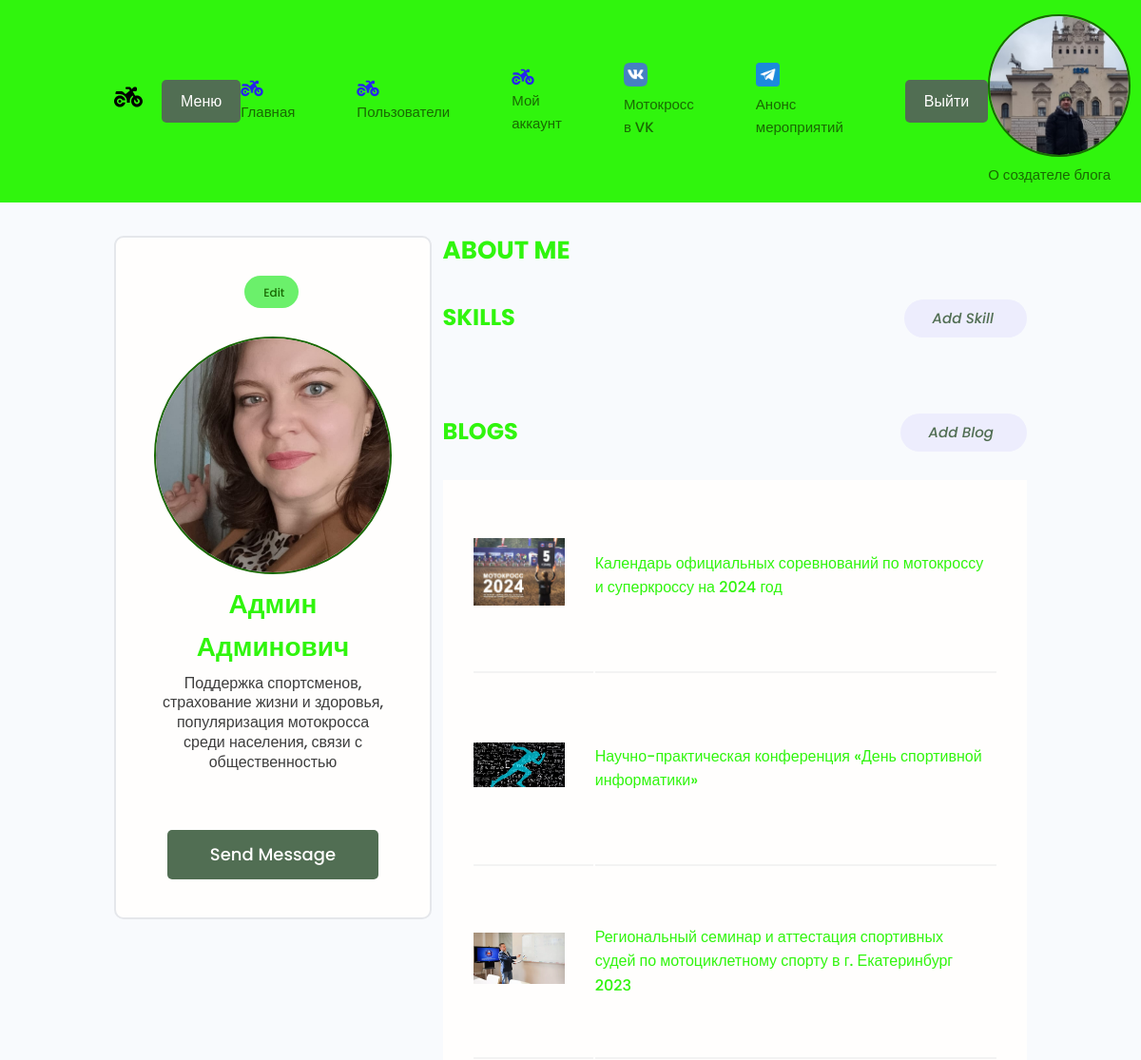
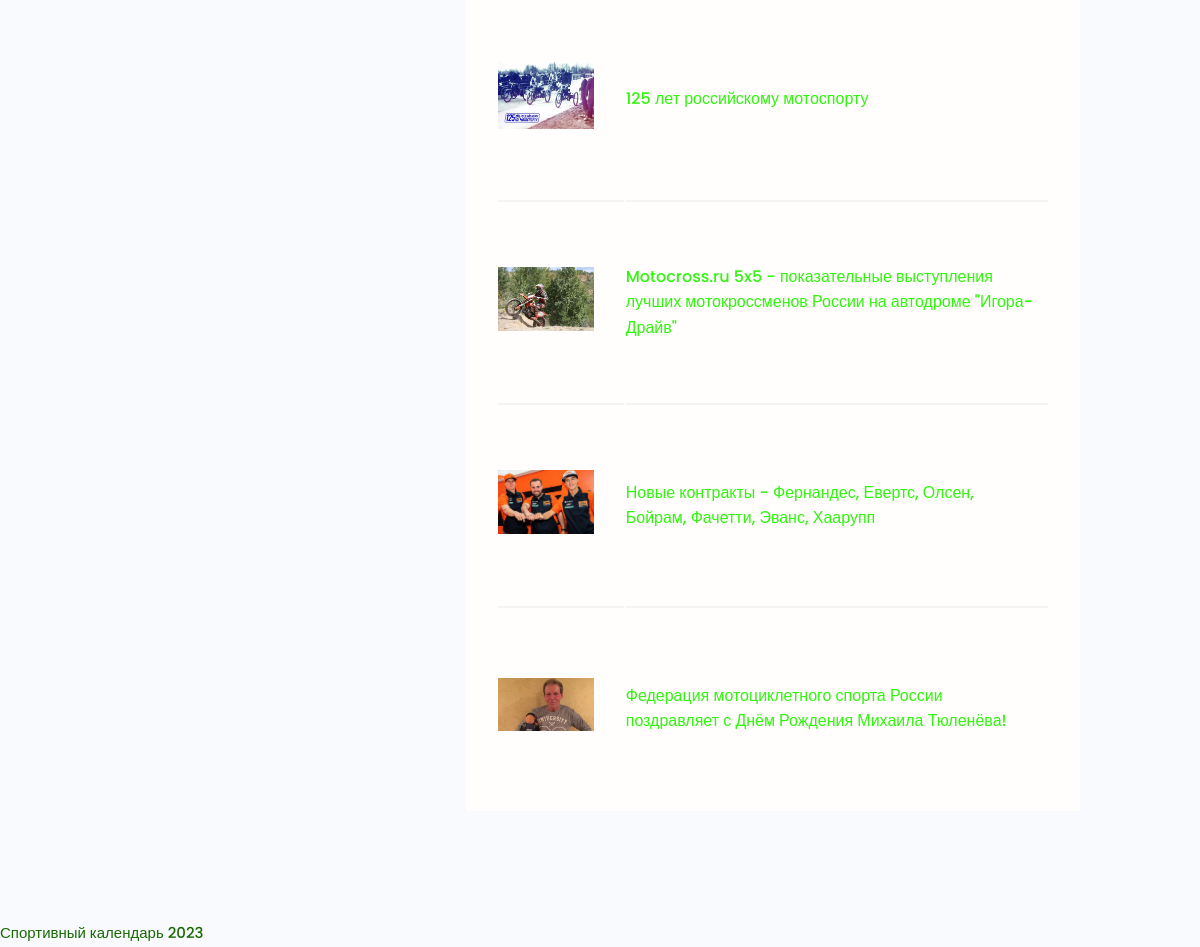
Page /users/account/ (signed in) on the committed database (2 pictures, top to bottom).
### users/models.py (models this page shows, shortened)
class Profiles(models.Model):
    user = models.OneToOneField(User, on_delete=models.CASCADE, null=True, blank=True)
    name = models.CharField(max_length=200, null=True, blank=True)
    email = models.EmailField(max_length=200, null=True, blank=True)
    username = models.CharField(max_length=200, null=True, blank=True)
    short_info = models.CharField(max_length=300, null=True, blank=True)
    bio = models.TextField(null=True, blank=True)
    profile_image = models.ImageField(upload_to='profiles/', blank=True, null=True,
                                      default='profiles/user-default.png')
    social_youtube = models.CharField(max_length=200, null=True, blank=True)
    social_vk = models.CharField(max_length=200, null=True, blank=True)
    created = models.DateTimeField(auto_now_add=True)

### blogs/models.py (models this page shows, shortened)
class Blog(models.Model):
    owner = models.ForeignKey(Profiles, on_delete=models.SET_NULL, blank=True, null=True, verbose_name='Автор')
    title = models.CharField(max_length=250, verbose_name='Заголовок')
    text = models.TextField(null=True, blank=True, verbose_name='Текст новости')
    image = models.ImageField(null=True, blank=True, upload_to="blogs/%Y/%m",
                              default='default.jpg', verbose_name='Изображение')
    video = EmbedVideoField(blank=True, verbose_name='Ссылка на видео')
    source_link = models.CharField(max_length=2000, null=True, blank=True, verbose_name='Ссылка на источник')
    tags = models.ManyToManyField('Tag', blank=True, verbose_name='Тег')
    created = models.DateTimeField(auto_now_add=True)

### users/views.py (the view)
# urls.py: path('account/', views.user_account, name='account'),
@login_required(login_url='login')
def user_account(request):
    prof = request.user.profiles
    skills = prof.skill_set.all()
    blogs = prof.blog_set.all()
    context = {
        'profile': prof,
        'skills': skills,
        'blogs': blogs,
    }
    return render(request, 'users/account.html', context)

### users/templates/users/account.html (shortened to what this page needs)
{% extends 'blogs/base.html' %}
{% block content %}
<main class="settingsPage profile my-md">
    <div class="container">
        <div class="layout">
            <div class="column column--1of3">
                <div class="card text-center">
                    <div class="card__body dev">
                        <a class="tag tag--pill tag--main settings__btn" href="{% url 'edit-account' %}"> Edit</a>
                        <img class="avatar avatar--xl dev__avatar"
                             src="{{ profile.profile_image.url }}"/>
                        <h2 class="dev__name">{{ profile.name }}</h2>
                        <p class="dev__title">{{ profile.short_info }}</p>
                        <a href="#" class="btn btn--sub btn--lg">Send Message </a>
                    </div>
                </div>
            </div>
            <div class="column column--2of3">
                <div class="devInfo">
                    <h3 class="devInfo__title">About Me</h3>
                </div>
                <div class="settings">
                    <h3 class="settings__title">Skills</h3>
                    <a class="tag tag--pill tag--sub settings__btn tag--lg" href="{% url 'create-skill' %}">
                        <i class="im im-plus">Add Skill</i>
                    </a>
                </div>
                <div class="settings">
                    <h3 class="settings__title">Blogs</h3>
                    <a class="tag tag--pill tag--sub settings__btn tag--lg" href="{% url 'create-blog' %}">
                        <i class="im im-plus">Add Blog</i>
                    </a>
                </div>
                <table class="settings__table">
                    {% for blog in blogs %}
                    <tr>
                        <td class="settings__thumbnail">
                            <a href="{% url 'blog' blog.id %}"><img src="{{ blog.image.url }}"
                                                                          alt="Blog Thumbnail"/></a>
                        </td>
                        <td class="settings__tableInfo">
                            <a href="{% url 'blog' blog.id %}">{{ blog.title }}</a>
                        </td>
                    </tr>
                    {% endfor %}
                </table>
            </div>
        </div>
    </div>
</main>
{% endblock %}

### blogs/static/styles/app.css (style rules this page uses)
:root { --color-sub: #30f50d; }
.btn--sub { background-color: var(--color-sub-light); }
.card { border: 2px solid var(--color-light); }
img { width: 100%; }
.tag > i.im { font-size: 1.5rem; margin-right: 0.5rem; }
.profile .card > .dev { padding: 4rem; }
.dev__avatar { display: block; margin: auto; }
.dev__name { color: var(--color-sub); font-size: 2.8rem; font-weight: 700; margin-top: 1rem; margin-bottom: 0.5rem; }
.dev__title { font-size: 1.6rem; font-weight: 500; line-height: 1.3; }
.devInfo { margin-bottom: 3rem; }
.devInfo__title, .devInfo__subtitle { font-size: 2.6rem; color: var(--color-sub); text-transform: uppercase; font-weight: 700; margin-bottom: 1.5rem; }
.text-center { margin-bottom: 15px; }
.settingsPage .dev > .settings__btn { display: inline-block; margin-bottom: 3rem; }
.settings { display: flex; justify-content: space-between; align-items: center; }
.settings__title { font-size: 2.4rem; text-transform: uppercase; font-weight: 700; color: var(--color-sub); }
.settings__table { margin-top: 3rem; margin-bottom: 5rem; padding: 0 3rem; background: var(--color-white); }
.settings__table tr { width: 100%; }
.settings__table tr > td { padding: 2rem 0; }
.settings__table tr:not(:last-child) td { border-bottom: 2px solid var(--color-white-light); }
.settings__thumbnail { width: 23%; min-width: 10rem; }
.settings__thumbnail img { padding-right: 3rem; height: 15rem; object-fit: contain; }
.settings__tableInfo { width: 100%; }
.settings__tableInfo h4, .settings__tableInfo a { padding-right: 1rem; width: auto; font-size: 1.6rem; font-weight: 500; color: var(--color-sub); }

### blogs/static/uikit/styles/modules/_variables.css (style rules this page uses)
:root { --color-main: #196903; --color-main-light: #6bf06b; --color-sub: #40563f; --color-sub-light: #516e53; --color-sub-lighter: #ededfd; --color-text: #3e3e3e; --color-gray: #8b8b8b; --color-light: #e5e7eb; --color-light-gray: #767676; --color-bg: #f8fafd; --color-white: #fffefd; --color-white-light: #f3f3f3; --color-success: #359e64; --color-success-bg: #def8e8; --color-error: #fc4b0b; --color-error-bg: #fff2ee; --font-base: 'Poppins', arial, helvetica, 'Segoe UI', roboto, ubuntu, sans-serif; --font-monospace: 'Fira Code', 'Courier New', courier, monospace; --font-regular: 300; --font-medium: 500; --font-bold: 700; --generic-shadow: 1px 1px 5px #00000010; --generic-transition: all 0.3s ease-in-out; }

### blogs/static/uikit/styles/modules/_base.css (style rules this page uses)
* { margin: 0; padding: 0; box-sizing: border-box; text-rendering: optimizeLegibility; color: inherit; font-size: inherit; }
html { font-size: 50%; }
@media only screen and (min-width: 480px) { html { font-size: 56.25%; } }
@media only screen and (min-width: 1200px) { html { font-size: 62.5%; } }
body { line-height: 1.6; font-weight: 400; font-size: 1.5rem; color: var(--color-text); background-color: var(--color-bg); min-height: 100vh; }

### blogs/static/uikit/styles/modules/_typography.css (style rules this page uses)
* { font-family: var(--font-base); }
h2 { font-size: 3.6rem; font-weight: var(--font-bold); }
h3 { font-size: 3.2rem; font-weight: var(--font-medium); }
p, span, strong { font-size: 1.6rem; color: var(--color-text); font-weight: var(--font-regular); }
a { padding-bottom: 2px; text-decoration: none; display: inline-block; color: var(--color-main); font-weight: var(--font-medium); }

### blogs/static/uikit/styles/modules/_utilities.css (style rules this page uses)
.container { width: 92%; max-width: 165rem; margin: 0 auto; box-sizing: border-box; }
@media screen and (min-width: 1000px) { .container { width: 90%; } }
@media screen and (min-width: 1200px) { .container { width: 80%; } }
.text-center { text-align: center; }
.my-md { margin: 3rem auto; }

### blogs/static/uikit/styles/modules/_avatar.css (style rules this page uses)
.avatar { border-radius: 50%; border: 2px solid var(--color-main); object-fit: cover; }
.avatar--xl { height: 25rem; width: 25rem; }

### blogs/static/uikit/styles/modules/_button.css (style rules this page uses)
.btn { display: inline-block; position: relative; cursor: pointer; background-color: var(--color-light); font-weight: var(--font-medium); color: var(--color-sub); text-decoration: none; padding: 1rem 2rem; border-radius: 0.5rem; border: none; width: -webkit-fit-content; width: -moz-fit-content; width: fit-content; height: -webkit-fit-content; height: -moz-fit-content; height: fit-content; font-size: 1.6rem; outline-width: 0; outline-color: transparent; -webkit-backface-visibility: hidden; backface-visibility: hidden; transition: all 0.3s ease-in-out; }
.btn--sub { background-color: var(--color-sub); color: var(--color-white); }
.btn--lg { font-size: 1.8rem; padding: 1.2rem 4.5rem; }

### blogs/static/uikit/styles/modules/_card.css (style rules this page uses)
.card { border-radius: 1rem; background-color: var(--color-white); border: 1.5px solid var(--color-light); width: auto; height: auto; margin-top: 0.5rem; margin-bottom: 0.5rem; overflow: hidden; }

### rows in the picture
Profiles: profile_image (picture), name "Админ Админович", short_info "Поддержка спортсменов, страхование жизни и здоровья, популяризация мотокросса среди населения, связи с общественностью"
Blog: image (picture), title "Календарь официальных соревнований по мотокроссу и суперкроссу на 2024 год"
Blog: image (picture), title "Научно-практическая конференция «День спортивной информатики»"
Blog: image (picture), title "Региональный семинар и аттестация спортивных судей по мотоциклетному спорту в г. Екатеринбург 2023"
Blog: image (picture), title "125 лет российскому мотоспорту"
Blog: image (picture), title "Motocross.ru 5x5 - показательные выступления лучших мотокроссменов России на автодроме \"Игора-Драйв\""
Blog: image (picture), title "Новые контракты - Фернандес, Евертс, Олсен, Бойрам, Фачетти, Эванс, Хаарупп"
Blog: image (picture), title "Федерация мотоциклетного спорта России поздравляет с Днём Рождения Михаила Тюленёва!"
